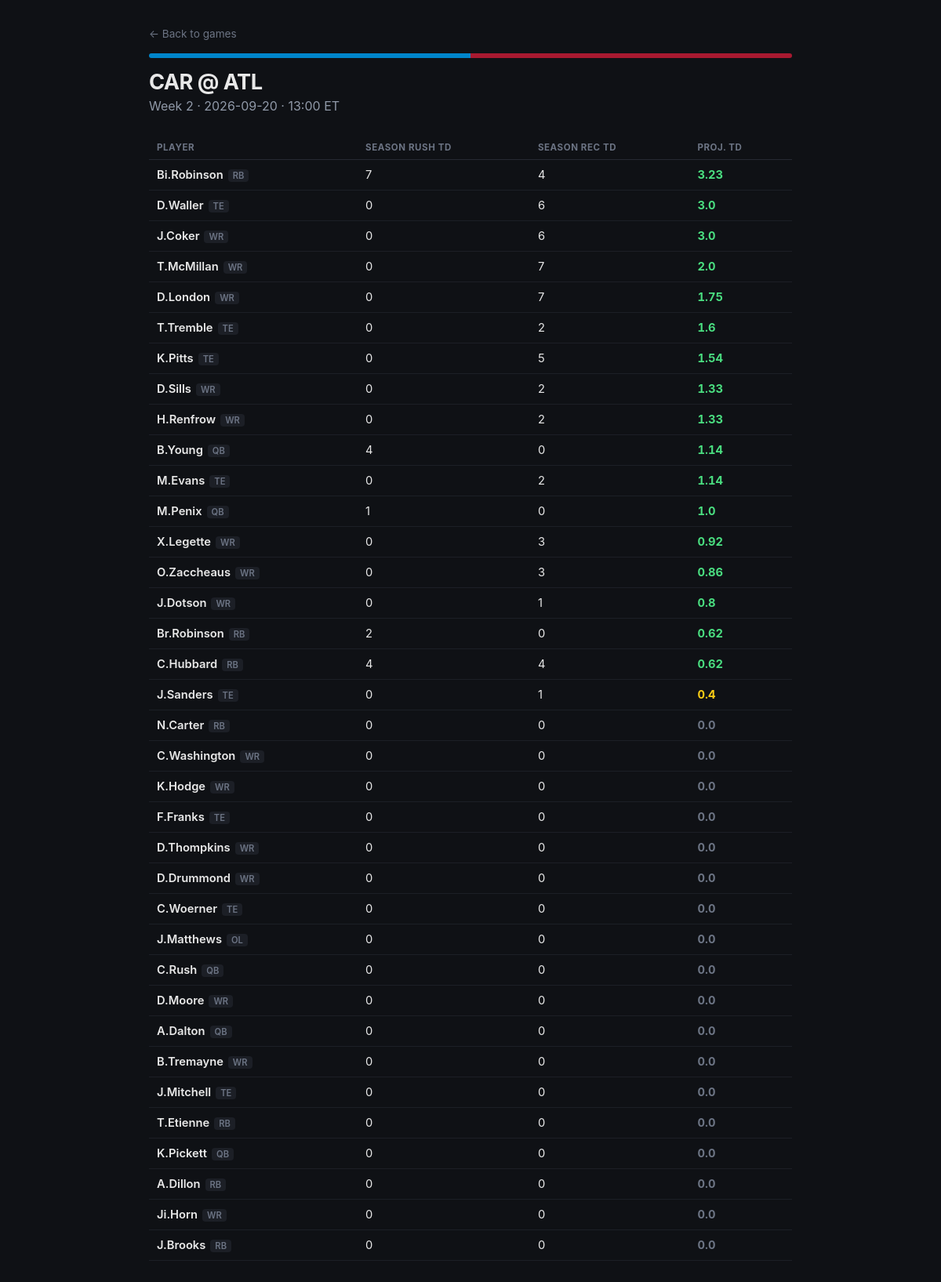
The page /game/2026_02_CAR_ATL on the database its author committed.
### tables this page shows
CREATE TABLE "schedule" (
"game_id" TEXT,
  "season" INTEGER,
  "week" INTEGER,
  "game_type" TEXT,
  "gameday" TEXT,
  "weekday" TEXT,
  "gametime" TEXT,
  "away_team" TEXT,
  "home_team" TEXT,
  "away_score" REAL,
  "home_score" REAL
);

CREATE TABLE "player_current_team" (
"player_id" TEXT,
  "player_name" TEXT,
  "current_team" TEXT,
  "position" TEXT
);

### app.py (the view)
@app.route("/game/<game_id>")
def game_detail(game_id):
    conn = get_connection()
    game_row = pd.read_sql("SELECT * FROM schedule WHERE game_id = ?", conn, params=(game_id,))
    if game_row.empty:
        conn.close()
        abort(404)
    game = game_row.iloc[0].to_dict()
    home_team = game["home_team"]
    away_team = game["away_team"]
    home_roster = get_team_roster(home_team, conn)
    away_roster = get_team_roster(away_team, conn)
    players = []
    for p in home_roster:
        players.append(get_player_projection(p["player_id"], p["player_name"], p["position"], away_team, conn))
    for p in away_roster:
        players.append(get_player_projection(p["player_id"], p["player_name"], p["position"], home_team, conn))
    conn.close()
    players.sort(key=lambda x: x["total_proj"], reverse=True)
    return render_template(
        "game.html",
        game=game,
        players=players,
        home_color=TEAM_COLORS.get(home_team, "#333"),
        away_color=TEAM_COLORS.get(away_team, "#333"),
    )

### app.py (called while the page is built)
def get_connection():
    return sqlite3.connect(DB_PATH)

def get_team_roster(team, conn):
    roster = pd.read_sql(
        "SELECT player_id, player_name, position FROM player_current_team WHERE current_team = ?",
        conn, params=(team,)
    )
    return roster.to_dict("records")

### templates/game.html (shortened to what this page needs)
<!DOCTYPE html>
<html lang="en">
<head>
</head>
<body>
  <div class="wrap">
    <a class="back" href="/">&larr; Back to games</a>
    <div class="header-bar">
      <span style="background: {{ away_color }};"></span>
      <span style="background: {{ home_color }};"></span>
    </div>
    <h1>{{ game.away_team }} @ {{ game.home_team }}</h1>
    <p class="meta">Week {{ game.week }} &middot; {{ game.gameday }} &middot; {{ game.gametime }} ET</p>
    {% if players|length == 0 %}
      <div class="empty">No player data found for these teams yet.</div>
    {% else %}
    <table>
      <tr>
        <th>Player</th>
        <th>Season Rush TD</th>
        <th>Season Rec TD</th>
        <th>Proj. TD</th>
      </tr>
      {% for p in players %}
      <tr>
        <td class="player-name">{{ p.player }}<span class="pos-tag">{{ p.position }}</span></td>
        <td>{{ p.rush_td }}</td>
        <td>{{ p.rec_td }}</td>
        <td class="proj-cell {% if p.total_proj >= 0.5 %}proj-high{% elif p.total_proj > 0 %}proj-mid{% else %}proj-low{% endif %}">
          {{ p.total_proj }}
        </td>
      </tr>
      {% endfor %}
    </table>
    {% endif %}
  </div>
</body>
</html>

### templates/game.html (style rules this page uses)
* { box-sizing: border-box; }
body { font-family: -apple-system, "Segoe UI", Arial, sans-serif; background: #0f1115; color: #e8e8e8; margin: 0; padding: 32px 24px 60px; }
.wrap { max-width: 820px; margin: 0 auto; }
a.back { color: #6c7484; text-decoration: none; font-size: 0.85rem; }
.header-bar { height: 6px; display: flex; border-radius: 4px; overflow: hidden; margin: 16px 0 14px; }
.header-bar span { flex: 1; }
h1 { font-size: 1.7rem; margin: 0 0 4px; letter-spacing: -0.02em; }
p.meta { color: #9099a8; margin-top: 0; margin-bottom: 28px; }
table { width: 100%; border-collapse: collapse; }
th { text-align: left; font-size: 0.72rem; text-transform: uppercase; letter-spacing: 0.05em; color: #6c7484; padding: 8px 10px; border-bottom: 1px solid #262a33; }
td { padding: 10px 10px; border-bottom: 1px solid #1c1f26; font-size: 0.92rem; }
.player-name { font-weight: 600; }
.pos-tag { display: inline-block; font-size: 0.7rem; color: #6c7484; background: #1c1f26; padding: 1px 6px; border-radius: 4px; margin-left: 6px; }
.proj-cell { font-weight: 700; font-variant-numeric: tabular-nums; }
.proj-high { color: #4ade80; }
.proj-mid { color: #facc15; }
.proj-low { color: #6c7484; }

### rows shown on the page
schedule: away_team "CAR", home_team "ATL", week "2", gameday "2026-09-20", gametime "13:00"
player_current_team: player "Bi.Robinson", position "RB", rush_td "7", rec_td "4", total_proj "3.23"
player_current_team: player "D.Waller", position "TE", rush_td "0", rec_td "6", total_proj "3.0"
player_current_team: player "J.Coker", position "WR", rush_td "0", rec_td "6", total_proj "3.0"
player_current_team: player "T.McMillan", position "WR", rush_td "0", rec_td "7", total_proj "2.0"
player_current_team: player "D.London", position "WR", rush_td "0", rec_td "7", total_proj "1.75"
player_current_team: player "T.Tremble", position "TE", rush_td "0", rec_td "2", total_proj "1.6"
player_current_team: player "K.Pitts", position "TE", rush_td "0", rec_td "5", total_proj "1.54"
player_current_team: player "D.Sills", position "WR", rush_td "0", rec_td "2", total_proj "1.33"
player_current_team: player "H.Renfrow", position "WR", rush_td "0", rec_td "2", total_proj "1.33"
player_current_team: player "B.Young", position "QB", rush_td "4", rec_td "0", total_proj "1.14"
player_current_team: player "M.Evans", position "TE", rush_td "0", rec_td "2", total_proj "1.14"
player_current_team: player "M.Penix", position "QB", rush_td "1", rec_td "0", total_proj "1.0"
player_current_team: player "X.Legette", position "WR", rush_td "0", rec_td "3", total_proj "0.92"
player_current_team: player "O.Zaccheaus", position "WR", rush_td "0", rec_td "3", total_proj "0.86"
player_current_team: player "J.Dotson", position "WR", rush_td "0", rec_td "1", total_proj "0.8"
player_current_team: player "Br.Robinson", position "RB", rush_td "2", rec_td "0", total_proj "0.62"
player_current_team: player "C.Hubbard", position "RB", rush_td "4", rec_td "4", total_proj "0.62"
player_current_team: player "J.Sanders", position "TE", rush_td "0", rec_td "1", total_proj "0.4"
player_current_team: player "N.Carter", position "RB", rush_td "0", rec_td "0", total_proj "0.0"
player_current_team: player "C.Washington", position "WR", rush_td "0", rec_td "0", total_proj "0.0"
player_current_team: player "K.Hodge", position "WR", rush_td "0", rec_td "0", total_proj "0.0"
player_current_team: player "F.Franks", position "TE", rush_td "0", rec_td "0", total_proj "0.0"
player_current_team: player "D.Thompkins", position "WR", rush_td "0", rec_td "0", total_proj "0.0"
player_current_team: player "D.Drummond", position "WR", rush_td "0", rec_td "0", total_proj "0.0"
player_current_team: player "C.Woerner", position "TE", rush_td "0", rec_td "0", total_proj "0.0"
player_current_team: player "J.Matthews", position "OL", rush_td "0", rec_td "0", total_proj "0.0"
player_current_team: player "C.Rush", position "QB", rush_td "0", rec_td "0", total_proj "0.0"
player_current_team: player "D.Moore", position "WR", rush_td "0", rec_td "0", total_proj "0.0"
player_current_team: player "A.Dalton", position "QB", rush_td "0", rec_td "0", total_proj "0.0"
player_current_team: player "B.Tremayne", position "WR", rush_td "0", rec_td "0", total_proj "0.0"
player_current_team: player "J.Mitchell", position "TE", rush_td "0", rec_td "0", total_proj "0.0"
player_current_team: player "T.Etienne", position "RB", rush_td "0", rec_td "0", total_proj "0.0"
player_current_team: player "K.Pickett", position "QB", rush_td "0", rec_td "0", total_proj "0.0"
player_current_team: player "A.Dillon", position "RB", rush_td "0", rec_td "0", total_proj "0.0"
player_current_team: player "Ji.Horn", position "WR", rush_td "0", rec_td "0", total_proj "0.0"
player_current_team: player "J.Brooks", position "RB", rush_td "0", rec_td "0", total_proj "0.0"
